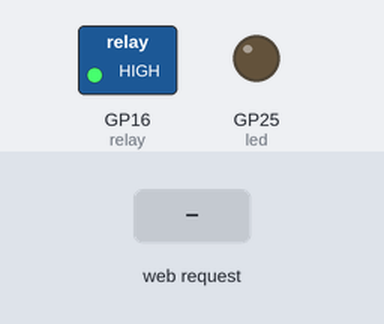
Recording of a program running on a simulated Raspberry Pi Pico running MicroPython. Shown: switched loads named in the program (green lamp = pin HIGH), output pins drawn as LEDs (lit = HIGH). The test bench sets the inputs (shaded band). WiFi joins after 1.5 s; what the program prints to the serial console is not drawn.

Above: at 3.2 s.
3.3 s: HTTP request GET /relay/on received
At 4.0 s:
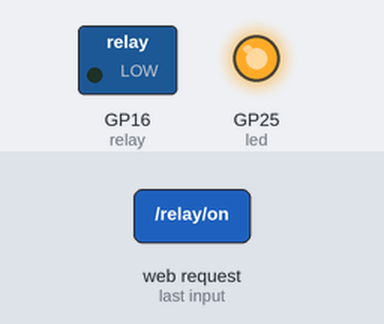
4.8 s: HTTP request GET /relay/off received
At 7.6 s:
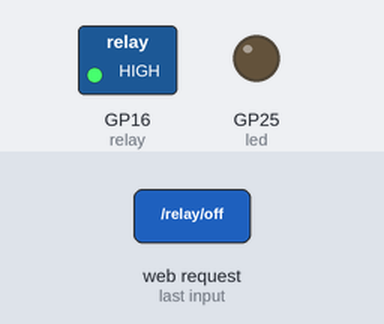
Timing chart, 0 to 9.1 s (numbered marks = the images above; inputs shaded):
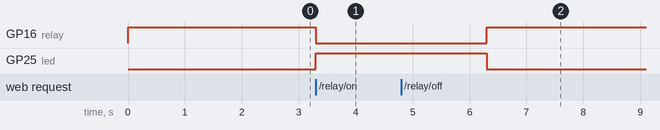

Measured:
- after the input at 3.3 s, GP16 (relay): HIGH → LOW at once; GP25 (led): LOW → HIGH at once
- after the input at 4.8 s, GP16 (relay): LOW → HIGH after 1.5 s

The program:

relay2.py
```python
from machine import Pin
import network
import socket
import time

relay = Pin(16, Pin.OUT)
relay.value(1)

led = Pin("LED", Pin.OUT)

ssid = 'YII2'
password = '69134883'

wlan = network.WLAN(network.STA_IF)
wlan.active(True)
wlan.connect(ssid, password)

html = """<!DOCTYPE html>
<html>
   <head>
      <title>Pico Relay Control Web Server</title>
      <meta charset="UTF-8">
      <meta name="viewport" content="width=device-width, initial-scale=1">
      <script>
         function updateStatus() {
            var xhr = new XMLHttpRequest();
            xhr.onreadystatechange = function() {
               if (xhr.readyState == 4 && xhr.status == 200) {
                  document.getElementById("status").innerHTML = xhr.responseText;
               }
            };
            xhr.open("GET", "/status", true);
            xhr.send();
         }
         setInterval(updateStatus, 1000);
      </script>
      <style>
         html { font-family: Arial; text-align: center; }
         h1 { color: #2551cc; }
         .button1 { border-radius: 28px; color: #ffffff; font-size: 30px; background: #2ba615; padding: 10px 20px; text-decoration: none; }
         .button2 { border-radius: 28px; color: #ffffff; font-size: 30px; background: #f52e45; padding: 10px 20px; text-decoration: none; }
      </style>
   </head>
   <body>
      <h1>Pico Relay Control Web Server</h1>
      <p id="status">Loading...</p>
      <p><a href="/relay/on"><button class="button1">ON</button></a></p>
      <p><a href="/relay/off"><button class="button2">OFF</button></a></p>
   </body>
</html>
"""

ledState = "LED is OFF"
relayState = "Relay is OFF"

# Ожидание подключения
max_wait = 10
while max_wait > 0:
    if wlan.status() < 0 or wlan.status() >= 3:
        break
    max_wait -= 1
    print('waiting for connection...')
    time.sleep(1)

if wlan.status() != 3:
    raise RuntimeError('network connection failed')
else:
    print('connected')
    print('IP =', wlan.ifconfig()[0])

addr = socket.getaddrinfo('0.0.0.0', 80)[0][-1]
s = socket.socket()
s.bind(addr)
s.listen(1)
print('Listening on', addr)

while True:
    try:
        cl, addr = s.accept()
        request = cl.recv(1024).decode()

        if "/relay/on" in request:
            relay.value(0)
            led.value(1)
            relayState = "Relay is ON"
            ledState = "LED is ON"
            cl.send('HTTP/1.0 303 See Other\r\nLocation: /\r\n\r\n')
            cl.close()
            time.sleep(3)
            led.value(0)
            ledState = "LED is OFF"

        elif "/relay/off" in request:
            relay.value(1)
            led.value(0)
            relayState = "Relay is OFF"
            ledState = "LED is OFF"
            cl.send('HTTP/1.0 303 See Other\r\nLocation: /\r\n\r\n')

        elif "/status" in request:
            cl.send('HTTP/1.0 200 OK\r\nContent-type: text/plain\r\n\r\n')
            cl.send(f"{relayState}<br>{ledState}")

        else:
            cl.send('HTTP/1.0 200 OK\r\nContent-type: text/html\r\n\r\n')
            cl.send(html)

        cl.close()

    except OSError as e:
        cl.close()
        print('connection closed')
```
